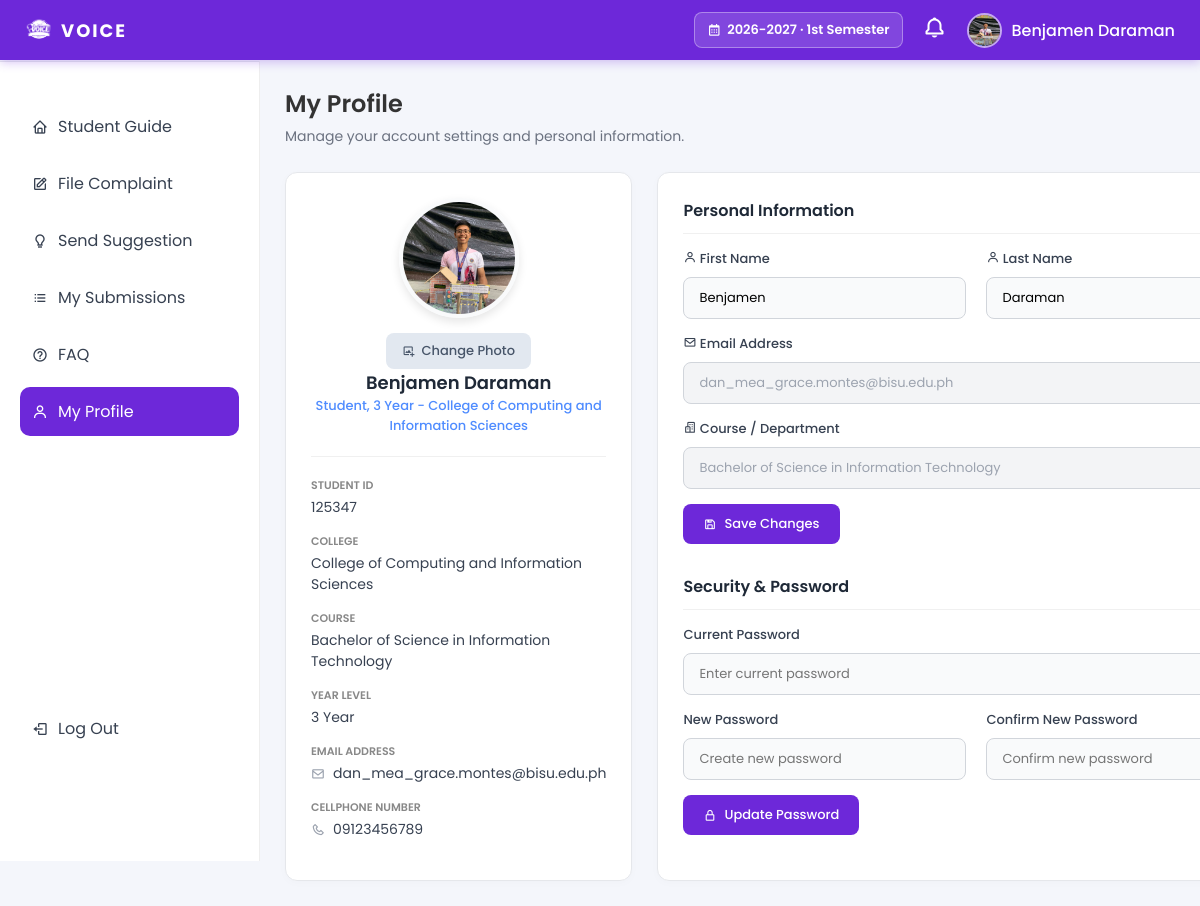
Screenshot of /Ui-main/student/student_profile.php (signed in) with the database file from the repository.
### tables this page shows
CREATE TABLE `student_profiles` (
  `id` int(11) NOT NULL,
  `user_id` int(11) NOT NULL,
  `student_number` varchar(20) NOT NULL,
  `first_name` varchar(50) NOT NULL,
  `last_name` varchar(50) NOT NULL,
  `middle_name` varchar(50) DEFAULT NULL,
  `gender` enum('male','female','other') DEFAULT NULL,
  `contact_number` varchar(20) DEFAULT NULL,
  `college_id` int(11) DEFAULT NULL,
  `year_level` tinyint(4) DEFAULT NULL,
  `section` varchar(10) DEFAULT NULL,
  `school_year` varchar(20) DEFAULT NULL,
  `id_document` varchar(255) DEFAULT NULL,
  `status` enum('pending','active','inactive') DEFAULT 'pending',
  `created_at` timestamp NOT NULL DEFAULT current_timestamp(),
  `program_id` int(11) DEFAULT NULL,
  `complaint_count` int(11) NOT NULL DEFAULT 0
);

CREATE TABLE `users` (
  `id` int(11) NOT NULL,
  `username` varchar(50) NOT NULL,
  `email` varchar(100) NOT NULL,
  `password` varchar(255) NOT NULL,
  `role` enum('admin','dean','student','staff') NOT NULL,
  `profile_pic` varchar(255) DEFAULT NULL,
  `is_active` tinyint(1) DEFAULT 1,
  `created_at` timestamp NOT NULL DEFAULT current_timestamp(),
  `reset_token_hash` varchar(64) DEFAULT NULL,
  `reset_token_expires_at` datetime DEFAULT NULL,
  `reset_code` varchar(255) DEFAULT NULL,
  `reset_expiry` datetime DEFAULT NULL
);

CREATE TABLE `colleges` (
  `id` int(11) NOT NULL,
  `code` varchar(20) NOT NULL,
  `name` varchar(150) NOT NULL,
  `status` enum('active','inactive') DEFAULT 'active',
  `created_at` timestamp NOT NULL DEFAULT current_timestamp()
);

CREATE TABLE `programs` (
  `id` int(11) NOT NULL,
  `college_id` int(11) NOT NULL,
  `code` varchar(20) NOT NULL,
  `name` varchar(150) NOT NULL,
  `status` enum('active','inactive') DEFAULT 'active',
  `created_at` timestamp NOT NULL DEFAULT current_timestamp()
);

### Ui-main/school_year_helpers.php (called while the page is built, shortened)
<?php
if (!function_exists('sy_label_for_date')) {
    function sy_label_for_date(string $date): string
    {
        $ts = strtotime($date);
        $year = (int)date('Y', $ts);
        $month = (int)date('n', $ts);
        $startYear = $month >= 8 ? $year : $year - 1;
        return $startYear . '-' . ($startYear + 1);
    }
}
if (!function_exists('sy_get_override')) {
    function sy_get_override(PDO $pdo): string
    {
        try {
            $stmt = $pdo->prepare('SELECT setting_value FROM system_settings WHERE setting_key = :key LIMIT 1');
            $stmt->execute([':key' => 'school_year_override']);
            $value = trim((string)($stmt->fetchColumn() ?: ''));
            return sy_is_valid_label($value) ? $value : '';
        } catch (PDOException $e) {
            return '';
        }
    }
}
if (!function_exists('sy_current')) {
    function sy_current(?PDO $pdo = null): string
    {
        if ($pdo !== null) {
            $override = sy_get_override($pdo);
        }
        return sy_label_for_date(date('Y-m-d'));
    }
}
if (!function_exists('sy_is_valid_label')) {
    function sy_is_valid_label(string $schoolYear): bool
    {
        return (bool)preg_match('/^(\d{4})-(\d{4})$/', $schoolYear, $m) && ((int)$m[2] === (int)$m[1] + 1);
    }
}
if (!function_exists('sy_get_selected')) {
    function sy_get_selected(PDO $pdo, int $studentProfileId): string
    {
        $current = sy_current($pdo);
        $selected = (string)($_SESSION['selected_school_year'] ?? '');
        if ($selected === '' || !sy_is_valid_label($selected)) {
            return $current;
        }
        return $selected;
    }
}
if (!function_exists('semester_label_for_date')) {
    function semester_label_for_date(string $date): string
    {
        $ts = strtotime($date);
        $month = (int)date('n', $ts);
        return $month >= 8 ? '1' : '2';
    }
}
if (!function_exists('semester_current')) {
    function semester_current(): string
    {
        return semester_label_for_date(date('Y-m-d'));
    }
}
if (!function_exists('semester_display_label')) {
    function semester_display_label(string $semester): string
    {
        return $semester === '2' ? '2nd Semester' : '1st Semester';
    }
}
if (!function_exists('semester_get_selected')) {
    function semester_get_selected(): string
    {
        $current = semester_current();
        $selected = (string)($_SESSION['selected_semester'] ?? '');
        if ($selected === '' || !semester_is_valid_label($selected)) {
            return $current;
        }
        return $selected;
    }
}

### Ui-main/student/student_profile.php (the view, shortened to what this page needs)
<?php
require_once __DIR__ . '/../db_connection.php';
function resolve_student_photo(string $storedPath): string
{
    $storedPath = trim($storedPath);
    $relativePath = ltrim($storedPath, '/');
    $absolutePath = __DIR__ . '/../' . $relativePath;
    if (is_file($absolutePath)) {
        return '../' . $relativePath;
    }
    return '../assets/images/default-avatar.svg';
}
$firstName = '';
$lastName = '';
$studentContactNumber = '';
if (isset($_SESSION['user_id'])) {
    try {
        $profileStmt = $pdo->prepare(
            'SELECT sp.first_name, sp.last_name, sp.student_number, sp.middle_name, sp.gender, sp.contact_number,
                    sp.year_level, sp.section, sp.school_year,
                    c.name AS college_name, c.code AS college_code,
                    p.name AS program_name,
                    u.username, u.email, u.profile_pic
             FROM student_profiles sp
             LEFT JOIN users u ON u.id = sp.user_id
             LEFT JOIN colleges c ON c.id = sp.college_id
             LEFT JOIN programs p ON p.id = sp.program_id
             WHERE sp.user_id = :user_id'
        );
        $profileStmt->execute([':user_id' => (int)$_SESSION['user_id']]);
        $studentProfile = $profileStmt->fetch(PDO::FETCH_ASSOC);
        if ($studentProfile) {
            $studentContactNumber = trim((string)($studentProfile['contact_number'] ?? ''));
            $firstName = $studentProfile['first_name'] ?? '';
            $lastName = $studentProfile['last_name'] ?? '';
            $role = 'Student';
            if (!empty($studentProfile['year_level'])) {
                $role .= ', ' . $studentProfile['year_level'] . ' Year';
            }
            if (!empty($studentProfile['college_name'])) {
                $role .= ' - ' . $studentProfile['college_name'];
            }
        }
    } catch (PDOException $e) {
    }
}
function e(string $text): string {
    return htmlspecialchars($text, ENT_QUOTES, 'UTF-8');
}
?>
<!DOCTYPE html>
<html lang="en">
<head>
<link href='https://unpkg.com/boxicons@2.1.4/css/boxicons.min.css' rel='stylesheet'>
</head>
<body>
<?php include 'student_topbar.php'; ?>
<?php include 'student_sidebar.php'; ?>
<div class="main">
    <div class="dashboard-container">
        <h2 class="page-title">My Profile</h2>
        <p class="page-subtitle">Manage your account settings and personal information.</p>
        <div class="profile-grid">
            <div class="card">
                <div class="profile-summary">
                    <div class="profile-avatar-wrapper">
                        <img src="<?php echo e($studentPhoto); ?>" alt="Profile Photo" class="profile-photo-large" id="profilePreview">
                    </div>
                    <button type="button" class="btn-change-photo" onclick="document.getElementById('profileUpload').click()">
                            <i class='bx bx-image-add'></i> Change Photo
                        </button>
                    <h3><?php echo e($studentName); ?></h3>
                    <p class="role"><?php echo e($role); ?></p>
                </div>
                <div class="profile-details">
                    <div class="detail-item">
                        <label>Student ID</label>
                        <p><?php echo e($studentProfile['student_number'] ?? 'N/A'); ?></p>
                    </div>
                    <div class="detail-item">
                        <label>College</label>
                        <p><?php echo e($studentProfile['college_name'] ?? 'N/A'); ?></p>
                    </div>
                    <div class="detail-item">
                        <label>Course</label>
                        <p><?php echo e($studentProfile['program_name'] ?? 'N/A'); ?></p>
                    </div>
                    <div class="detail-item">
                        <label>Year Level</label>
                        <p><?php echo e(!empty($studentProfile['year_level']) ? $studentProfile['year_level'] . ' Year' : 'N/A'); ?></p>
                    </div>
                    <div class="detail-item">
                        <label>Email Address</label>
                        <p><i class='bx bx-envelope'></i> <?php echo e($studentEmail); ?></p>
                    </div>
                    <div class="detail-item">
                        <label>Cellphone Number</label>
                        <p><i class='bx bx-phone'></i> <?php echo e($studentContactNumber !== '' ? $studentContactNumber : 'N/A'); ?></p>
                    </div>
                </div>
            </div>
            <div class="card">
                <div class="form-section">
                    <h3 class="form-section-title">Personal Information</h3>
                    <form id="studentProfileForm" method="POST" enctype="multipart/form-data">
                        <div class="form-row">
                            <div class="form-group">
                                <label><i class='bx bx-user'></i> First Name</label>
                                <input type="text" name="first_name" class="form-control" value="<?php echo e($firstName); ?>" required>
                            </div>
                            <div class="form-group">
                                <label><i class='bx bx-user'></i> Last Name</label>
                                <input type="text" name="last_name" class="form-control" value="<?php echo e($lastName); ?>" required>
                            </div>
                        </div>
                        <div class="form-row single-column">
                            <div class="form-group">
                                <label><i class='bx bx-envelope'></i> Email Address</label>
                                <input type="email" class="form-control" value="<?php echo e($studentEmail); ?>" disabled title="Email address cannot be changed here.">
                            </div>
                        </div>
                        <div class="form-row single-column">
                            <div class="form-group">
                                <label><i class='bx bx-buildings'></i> Course / Department</label>
                                <input type="text" class="form-control" value="<?php echo e($studentProfile['program_name'] ?? 'N/A'); ?>" disabled title="Contact your department office to update your course information.">
                            </div>
                        </div>
                        <button type="submit" class="btn-save"><i class='bx bx-save'></i> Save Changes</button>
                    </form>
                </div>
                <div class="form-section" style="margin-bottom: 0;">
                    <h3 class="form-section-title">Security & Password</h3>
                    <form onsubmit="event.preventDefault(); alert('Password updated successfully!');">
                        <div class="form-group" style="margin-bottom: 15px;">
                            <label>Current Password</label>
                            <input type="password" class="form-control" placeholder="Enter current password" required>
                        </div>
                        <div class="form-row">
                            <div class="form-group">
                                <label>New Password</label>
                                <input type="password" class="form-control" placeholder="Create new password" required>
                            </div>
                            <div class="form-group">
                                <label>Confirm New Password</label>
                                <input type="password" class="form-control" placeholder="Confirm new password" required>
                            </div>
                        </div>
                        <button type="submit" class="btn-save"><i class='bx bx-lock-alt'></i> Update Password</button>
                    </form>
                </div>
            </div>
        </div>
    </div>
</div>
</body>
</html>

### Ui-main/student/student_topbar.php (shortened to what this page needs)
<?php
require_once __DIR__ . '/../school_year_helpers.php';
        ?>
        <?php
$studentName = 'Student';
$studentPhoto = '../assets/images/default-avatar.svg';
$studentProfileId = 0;
$schoolYearCurrent = sy_current($pdo);
$schoolYearSelected = $schoolYearCurrent;
$semesterCurrent = semester_current();
$semesterSelected = $semesterCurrent;
if (isset($_SESSION['user_id']) && isset($pdo)) {
    try {
        $profileStmt = $pdo->prepare(
            'SELECT sp.id AS student_profile_id, sp.first_name, sp.last_name, sp.student_number, sp.year_level, sp.section,
                    c.name AS college_name, p.name AS program_name,
                    u.username, u.email, u.profile_pic
             FROM student_profiles sp
             LEFT JOIN users u ON u.id = sp.user_id
             LEFT JOIN colleges c ON c.id = sp.college_id
             LEFT JOIN programs p ON p.id = sp.program_id
             WHERE sp.user_id = :user_id'
        );
        $profileStmt->execute([':user_id' => (int)$_SESSION['user_id']]);
        $studentProfile = $profileStmt->fetch(PDO::FETCH_ASSOC);
        if ($studentProfile) {
            $studentProfileId = (int)($studentProfile['student_profile_id'] ?? 0);
            $studentName = trim($studentProfile['first_name'] . ' ' . $studentProfile['last_name']);
            $studentEmail = $studentProfile['email'] ?? '';
            $studentPhoto = resolve_student_photo((string)($studentProfile['profile_pic'] ?? ''));
        } elseif (!empty($_SESSION['full_name']) || !empty($_SESSION['username'])) {
            $studentName = trim((string)($_SESSION['full_name'] ?? $_SESSION['username']));
        }
    } catch (PDOException $e) {
        error_log('Topbar DB Error: ' . $e->getMessage());
    }
    if ($studentProfileId > 0) {
        $schoolYearSelected = sy_get_selected($pdo, $studentProfileId);
        $semesterSelected = semester_get_selected();
    }
}
?>
<link href='https://unpkg.com/boxicons@2.1.4/css/boxicons.min.css' rel='stylesheet'>
<div class="topbar">
    <a class="topbar-logo" href="student_dashboard.php">
        <img src="../assets/images/logo.PNG" alt="Logo">
        <span>VOICE</span>
    </a>
    <div class="topbar-right">
        <?php if ($studentProfileId > 0): ?>
            <div class="topbar-sy">
                <button type="button" class="topbar-sy-pill" id="schoolPeriodPillBtn" title="Change school year / semester">
                    <i class='bx bx-calendar'></i>
                    <?php echo e($schoolYearSelected); ?> &middot; <?php echo e(semester_display_label($semesterSelected)); ?>
                </button>
            </div>
        <?php endif; ?>
        <div class="topbar-bell" id="bellIcon">
            <i class='bx bx-bell'></i>
        </div>
        <div class="profile-container" id="profileIcon">
            <img class="profile-pic" src="<?php echo e($studentPhoto); ?>" alt="profile">
            <span><?php echo e($studentName); ?></span>
        </div>
    </div>
</div>

### rows the page displays
student_profiles: user.profile_pic (picture), studentName "Benjamen Daraman", year_level.name "Student, 3 Year - College of Computing and Information Sciences", student_number "125347", college.name "College of Computing and Information Sciences", program.name "Bachelor of Science in Information Technology", year_level "3 Year", user.email "dan_mea_grace.montes@bisu.edu.ph", contact_number "09123456789", first_name "Benjamen", last_name "Daraman"

### other values shown
$schoolYearSelected "2026-2027"
semester_display_label($semesterSelected) "1st Semester"
